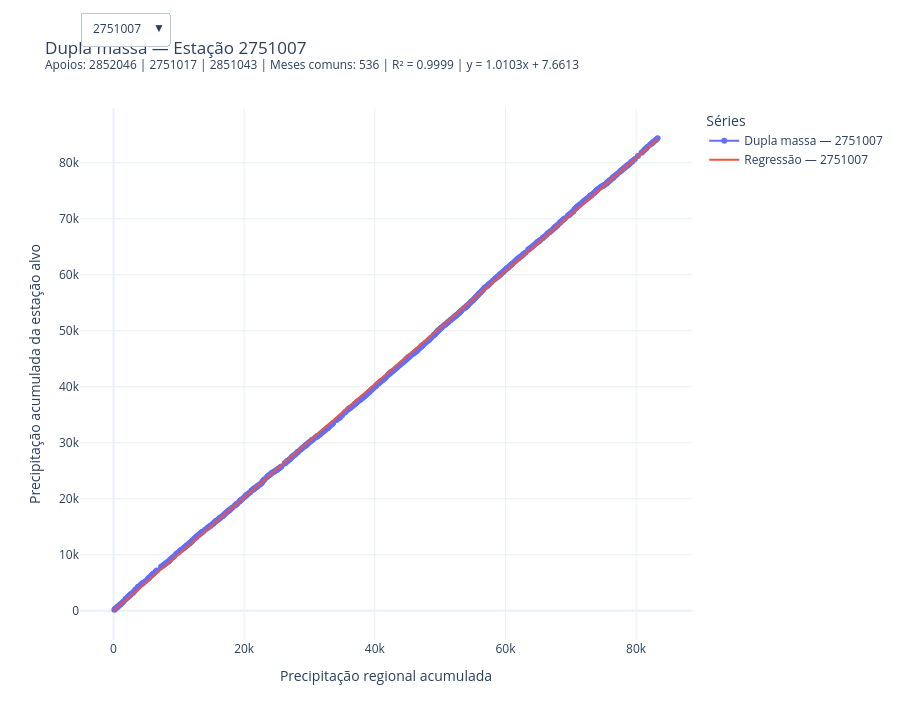

Notebook code for this chart:
### Markdown cell above
## 15. Testes de consistência

### Code cell
testes = []

def add_teste(alvo, numero, nome, ok, detalhe=""):
    testes.append({
        "estacao_alvo": str(alvo),
        "teste": numero,
        "nome": nome,
        "resultado": "OK" if ok else "FALHOU",
        "detalhe": detalhe,
    })
    return bool(ok)

for _, row in resumo_dupla_massa.iterrows():
    alvo = str(row["estacao_alvo"])
    contexto = contextos.get(alvo)
    calculado = row["status"] == "calculado"

    # Teste 1
    t1 = alvo in dados.columns
    add_teste(alvo, 1, "Estação alvo existe no arquivo de precipitação", t1)

    if not calculado:
        # Para estações não calculadas, os demais testes operacionais são registrados
        # como não aplicáveis, sem interromper o processamento de outras estações.
        for num, nome in [
            (2, "Apoios selecionados existem no arquivo"),
            (3, "Nenhum apoio é igual ao alvo"),
            (4, f"No máximo {MAX_APOIOS} apoios utilizados"),
            (5, f"No mínimo {MIN_APOIOS} apoio utilizado"),
            (6, "Selecionadas as maiores disponibilidades entre apoios permitidos"),
            (7, "Período comum sem NaN"),
            (8, "Alvo e apoios usam exatamente as mesmas datas"),
            (9, "Dados em ordem cronológica"),
            (10, "Acumulado regional não diminui"),
            (11, "Acumulado do alvo não diminui"),
            (12, "X e Y possuem o mesmo número de pontos"),
            (13, "R² finito"),
            (14, "Coeficiente angular e intercepto finitos"),
            (15, "Gráfico corresponde aos dados exportados"),
        ]:
            testes.append({
                "estacao_alvo": alvo,
                "teste": num,
                "nome": nome,
                "resultado": "NAO_APLICAVEL",
                "detalhe": f"status=nao_calculado; motivo={row['motivo']}",
            })
        continue

    sel = contexto["selecionados"].copy()
    cand = contexto["candidatos"].copy()
    comum = contexto["grupo_comum"].copy()
    apoios_usados = contexto["apoios_usados"]
    d = dados_dupla_massa.loc[dados_dupla_massa["estacao_alvo"] == alvo].sort_values("data")

    t2 = all(e in dados.columns for e in apoios_usados)
    add_teste(alvo, 2, "Apoios selecionados existem no arquivo", t2)

    t3 = all(e != alvo for e in apoios_usados)
    add_teste(alvo, 3, "Nenhum apoio é igual ao alvo", t3)

    t4 = len(apoios_usados) <= MAX_APOIOS
    add_teste(alvo, 4, f"No máximo {MAX_APOIOS} apoios utilizados", t4)

    t5 = len(apoios_usados) >= MIN_APOIOS
    add_teste(alvo, 5, f"No mínimo {MIN_APOIOS} apoio utilizado", t5)

    # A seleção deve ser exatamente os primeiros MAX_APOIOS após o sort definido.
    esperado = cand.head(MAX_APOIOS)["estacao_apoio"].astype(str).tolist()
    t6 = apoios_usados == esperado
    add_teste(
        alvo, 6,
        "Selecionadas as maiores disponibilidades entre apoios permitidos",
        t6,
        f"selecionados={apoios_usados}; esperado={esperado}"
    )

    t7 = not comum.isna().any().any()
    add_teste(alvo, 7, "Período comum sem NaN", t7)

    # Todos pertencem ao mesmo DataFrame comum, portanto as datas são idênticas.
    t8 = all(comum[c].index.equals(comum.index) for c in [alvo] + apoios_usados)
    add_teste(alvo, 8, "Alvo e apoios usam exatamente as mesmas datas", t8)

    t9 = comum.index.is_monotonic_increasing and d["data"].is_monotonic_increasing
    add_teste(alvo, 9, "Dados em ordem cronológica", t9)

    t10 = bool((d["acumulado_regional"].diff().dropna() >= -1e-12).all())
    add_teste(alvo, 10, "Acumulado regional não diminui", t10)

    t11 = bool((d["acumulado_alvo"].diff().dropna() >= -1e-12).all())
    add_teste(alvo, 11, "Acumulado do alvo não diminui", t11)

    t12 = len(d["acumulado_regional"]) == len(d["acumulado_alvo"])
    add_teste(alvo, 12, "X e Y possuem o mesmo número de pontos", t12)

    t13 = np.isfinite(float(row["r2_dupla_massa"]))
    add_teste(alvo, 13, "R² finito", t13)

    t14 = (
        np.isfinite(float(row["coeficiente_angular"]))
        and np.isfinite(float(row["intercepto"]))
    )
    add_teste(alvo, 14, "Coeficiente angular e intercepto finitos", t14)

    # Reconstrói a figura individual e compara a trace observada com os dados exportáveis.
    fig_check = figura_individual(row)
    trace_obs = fig_check.data[0]
    x_plot = np.asarray(trace_obs.x, dtype=float)
    y_plot = np.asarray(trace_obs.y, dtype=float)
    x_csv = d["acumulado_regional"].to_numpy(dtype=float)
    y_csv = d["acumulado_alvo"].to_numpy(dtype=float)
    t15 = (
        len(x_plot) == len(x_csv)
        and len(y_plot) == len(y_csv)
        and np.allclose(x_plot, x_csv, equal_nan=False)
        and np.allclose(y_plot, y_csv, equal_nan=False)
    )
    add_teste(alvo, 15, "Gráfico corresponde aos dados exportados", t15)

testes_dupla_massa = pd.DataFrame(testes)

# Atualiza resumo com status dos testes por estação.
if not testes_dupla_massa.empty:
    status_testes = {}
    for alvo, grp in testes_dupla_massa.groupby("estacao_alvo"):
        falhas = grp.loc[grp["resultado"] == "FALHOU"]
        status_testes[str(alvo)] = "OK" if falhas.empty else f"FALHOU_{len(falhas)}"
    resumo_dupla_massa["testes_status"] = resumo_dupla_massa["estacao_alvo"].map(status_testes)

# Falha em teste de uma estação calculada não interrompe as demais, mas fica explícita.
falhas_testes = testes_dupla_massa.loc[testes_dupla_massa["resultado"] == "FALHOU"]

testes_dupla_massa.to_csv(
    arquivo_testes, sep=SEP, decimal=DECIMAL, encoding=ENCODING,
    index=False, na_rep=REP_NAN
)

# Reexporta o resumo final com a coluna testes_status atualizada.
resumo_export = resumo_dupla_massa.copy()
for c in ["data_inicial", "data_final"]:
    resumo_export[c] = pd.to_datetime(
        resumo_export[c], errors="coerce"
    ).dt.strftime("%Y-%m")
resumo_export.to_csv(
    arquivo_resumo, sep=SEP, decimal=DECIMAL, encoding=ENCODING,
    index=False, na_rep=REP_NAN
)

print("Resumo dos testes:")
display(testes_dupla_massa["resultado"].value_counts(dropna=False).rename("n").to_frame())

if not falhas_testes.empty:
    warnings.warn(
        f"{len(falhas_testes)} teste(s) falharam. Consulte {arquivo_testes}. "
        "As demais estações continuaram sendo processadas."
    )

print("\nTabela final:")
display(
    resumo_dupla_massa[
        ["estacao_alvo", "estacoes_apoio_utilizadas",
         "n_meses_periodo_comum", "equacao", "r2_dupla_massa",
         "status", "motivo", "testes_status"]
    ]
)

if GRAF.get("exibir_interativo_no_notebook", True):
    fig_interativo.show()

### Figure 1 — Plotly figure (JSON) as saved in the notebook; plotly's stock layout.template omitted (floating-point values rounded to 4 significant figures; data arrays with more than 128 entries replaced by an {"elided": "..."} marker saying what was removed)
{"data": [{"customdata": {"elided": "536x5 mixed values"}, "hovertemplate": "<b>Estação alvo: 2751007</b><br>Data: %{customdata[0]}<br>Precipitação alvo mensal: %{customdata[1]:.3f}<br>Precipitação regional mensal: %{customdata[2]:.3f}<br>Acumulado alvo: %{customdata[3]:.3f}<br>Acumulado regional: %{customdata[4]:.3f}<extra></extra>", "mode": "lines+markers", "name": "Dupla massa — 2751007", "type": "scatter", "visible": true, "x": {"elided": "536 float values"}, "y": {"elided": "536 float values"}}, {"hovertemplate": "<b>Regressão — 2751007</b><br>y = 1.0103x + 7.6613<br>R² = 0.9999<extra></extra>", "mode": "lines", "name": "Regressão — 2751007", "type": "scatter", "visible": true, "x": [0.0, 83290.0], "y": [7.661, 84160.0]}, {"customdata": {"elided": "536x5 mixed values"}, "hovertemplate": "<b>Estação alvo: 2751017</b><br>Data: %{customdata[0]}<br>Precipitação alvo mensal: %{customdata[1]:.3f}<br>Precipitação regional mensal: %{customdata[2]:.3f}<br>Acumulado alvo: %{customdata[3]:.3f}<br>Acumulado regional: %{customdata[4]:.3f}<extra></extra>", "mode": "lines+markers", "name": "Dupla massa — 2751017", "type": "scatter", "visible": false, "x": {"elided": "536 float values"}, "y": {"elided": "536 float values"}}, {"hovertemplate": "<b>Regressão — 2751017</b><br>y = 1.0361x + 127.4185<br>R² = 0.9998<extra></extra>", "mode": "lines", "name": "Regressão — 2751017", "type": "scatter", "visible": false, "x": [0.0, 82970.0], "y": [127.4, 86100.0]}, {"customdata": {"elided": "540x5 mixed values"}, "hovertemplate": "<b>Estação alvo: 2851003</b><br>Data: %{customdata[0]}<br>Precipitação alvo mensal: %{customdata[1]:.3f}<br>Precipitação regional mensal: %{customdata[2]:.3f}<br>Acumulado alvo: %{customdata[3]:.3f}<br>Acumulado regional: %{customdata[4]:.3f}<extra></extra>", "mode": "lines+markers", "name": "Dupla massa — 2851003", "type": "scatter", "visible": false, "x": {"elided": "540 float values"}, "y": {"elided": "540 float values"}}, {"hovertemplate": "<b>Regressão — 2851003</b><br>y = 1.0360x + 663.7919<br>R² = 0.9998<extra></extra>", "mode": "lines", "name": "Regressão — 2851003", "type": "scatter", "visible": false, "x": [0.0, 81190.0], "y": [663.8, 84780.0]}, {"customdata": {"elided": "396x5 mixed values"}, "hovertemplate": "<b>Estação alvo: 2851005</b><br>Data: %{customdata[0]}<br>Precipitação alvo mensal: %{customdata[1]:.3f}<br>Precipitação regional mensal: %{customdata[2]:.3f}<br>Acumulado alvo: %{customdata[3]:.3f}<br>Acumulado regional: %{customdata[4]:.3f}<extra></extra>", "mode": "lines+markers", "name": "Dupla massa — 2851005", "type": "scatter", "visible": false, "x": {"elided": "396 float values"}, "y": {"elided": "396 float values"}}, {"hovertemplate": "<b>Regressão — 2851005</b><br>y = 0.9805x + 569.1068<br>R² = 0.9998<extra></extra>", "mode": "lines", "name": "Regressão — 2851005", "type": "scatter", "visible": false, "x": [0.0, 61410.0], "y": [569.1, 60780.0]}, {"customdata": {"elided": "526x5 mixed values"}, "hovertemplate": "<b>Estação alvo: 2851020</b><br>Data: %{customdata[0]}<br>Precipitação alvo mensal: %{customdata[1]:.3f}<br>Precipitação regional mensal: %{customdata[2]:.3f}<br>Acumulado alvo: %{customdata[3]:.3f}<br>Acumulado regional: %{customdata[4]:.3f}<extra></extra>", "mode": "lines+markers", "name": "Dupla massa — 2851020", "type": "scatter", "visible": false, "x": {"elided": "526 float values"}, "y": {"elided": "526 float values"}}, {"hovertemplate": "<b>Regressão — 2851020</b><br>y = 0.9860x - 366.6839<br>R² = 0.9997<extra></extra>", "mode": "lines", "name": "Regressão — 2851020", "type": "scatter", "visible": false, "x": [0.0, 83310.0], "y": [-366.7, 81780.0]}, {"customdata": {"elided": "540x5 mixed values"}, "hovertemplate": "<b>Estação alvo: 2851021</b><br>Data: %{customdata[0]}<br>Precipitação alvo mensal: %{customdata[1]:.3f}<br>Precipitação regional mensal: %{customdata[2]:.3f}<br>Acumulado alvo: %{customdata[3]:.3f}<br>Acumulado regional: %{customdata[4]:.3f}<extra></extra>", "mode": "lines+markers", "name": "Dupla massa — 2851021", "type": "scatter", "visible": false, "x": {"elided": "540 float values"}, "y": {"elided": "540 float values"}}, {"hovertemplate": "<b>Regressão — 2851021</b><br>y = 0.8631x - 359.4199<br>R² = 0.9998<extra></extra>", "mode": "lines", "name": "Regressão — 2851021", "type": "scatter", "visible": false, "x": [0.0, 84720.0], "y": [-359.4, 72760.0]}, {"customdata": {"elided": "540x5 mixed values"}, "hovertemplate": "<b>Estação alvo: 2851022</b><br>Data: %{customdata[0]}<br>Precipitação alvo mensal: %{customdata[1]:.3f}<br>Precipitação regional mensal: %{customdata[2]:.3f}<br>Acumulado alvo: %{customdata[3]:.3f}<br>Acumulado regional: %{customdata[4]:.3f}<extra></extra>", "mode": "lines+markers", "name": "Dupla massa — 2851022", "type": "scatter", "visible": false, "x": {"elided": "540 float values"}, "y": {"elided": "540 float values"}}, {"hovertemplate": "<b>Regressão — 2851022</b><br>y = 1.0462x + 440.3012<br>R² = 0.9997<extra></extra>", "mode": "lines", "name": "Regressão — 2851022", "type": "scatter", "visible": false, "x": [0.0, 83650.0], "y": [440.3, 87950.0]}, {"customdata": {"elided": "540x5 mixed values"}, "hovertemplate": "<b>Estação alvo: 2851024</b><br>Data: %{customdata[0]}<br>Precipitação alvo mensal: %{customdata[1]:.3f}<br>Precipitação regional mensal: %{customdata[2]:.3f}<br>Acumulado alvo: %{customdata[3]:.3f}<br>Acumulado regional: %{customdata[4]:.3f}<extra></extra>", "mode": "lines+markers", "name": "Dupla massa — 2851024", "type": "scatter", "visible": false, "x": {"elided": "540 float values"}, "y": {"elided": "540 float values"}}, {"hovertemplate": "<b>Regressão — 2851024</b><br>y = 1.0159x - 830.5224<br>R² = 0.9996<extra></extra>", "mode": "lines", "name": "Regressão — 2851024", "type": "scatter", "visible": false, "x": [0.0, 81700.0], "y": [-830.5, 82170.0]}, {"customdata": {"elided": "499x5 mixed values"}, "hovertemplate": "<b>Estação alvo: 2851028</b><br>Data: %{customdata[0]}<br>Precipitação alvo mensal: %{customdata[1]:.3f}<br>Precipitação regional mensal: %{customdata[2]:.3f}<br>Acumulado alvo: %{customdata[3]:.3f}<br>Acumulado regional: %{customdata[4]:.3f}<extra></extra>", "mode": "lines+markers", "name": "Dupla massa — 2851028", "type": "scatter", "visible": false, "x": {"elided": "499 float values"}, "y": {"elided": "499 float values"}}, {"hovertemplate": "<b>Regressão — 2851028</b><br>y = 0.9406x - 134.9829<br>R² = 0.9996<extra></extra>", "mode": "lines", "name": "Regressão — 2851028", "type": "scatter", "visible": false, "x": [0.0, 78050.0], "y": [-135.0, 73280.0]}, {"customdata": {"elided": "536x5 mixed values"}, "hovertemplate": "<b>Estação alvo: 2851043</b><br>Data: %{customdata[0]}<br>Precipitação alvo mensal: %{customdata[1]:.3f}<br>Precipitação regional mensal: %{customdata[2]:.3f}<br>Acumulado alvo: %{customdata[3]:.3f}<br>Acumulado regional: %{customdata[4]:.3f}<extra></extra>", "mode": "lines+markers", "name": "Dupla massa — 2851043", "type": "scatter", "visible": false, "x": {"elided": "536 float values"}, "y": {"elided": "536 float values"}}, {"hovertemplate": "<b>Regressão — 2851043</b><br>y = 0.9298x + 415.8849<br>R² = 0.9997<extra></extra>", "mode": "lines", "name": "Regressão — 2851043", "type": "scatter", "visible": false, "x": [0.0, 84800.0], "y": [415.9, 79270.0]}, {"customdata": {"elided": "444x5 mixed values"}, "hovertemplate": "<b>Estação alvo: 2851044</b><br>Data: %{customdata[0]}<br>Precipitação alvo mensal: %{customdata[1]:.3f}<br>Precipitação regional mensal: %{customdata[2]:.3f}<br>Acumulado alvo: %{customdata[3]:.3f}<br>Acumulado regional: %{customdata[4]:.3f}<extra></extra>", "mode": "lines+markers", "name": "Dupla massa — 2851044", "type": "scatter", "visible": false, "x": {"elided": "444 float values"}, "y": {"elided": "444 float values"}}, {"hovertemplate": "<b>Regressão — 2851044</b><br>y = 1.0299x + 17.5476<br>R² = 0.9997<extra></extra>", "mode": "lines", "name": "Regressão — 2851044", "type": "scatter", "visible": false, "x": [0.0, 66770.0], "y": [17.55, 68790.0]}, {"customdata": {"elided": "540x5 mixed values"}, "hovertemplate": "<b>Estação alvo: 2852004</b><br>Data: %{customdata[0]}<br>Precipitação alvo mensal: %{customdata[1]:.3f}<br>Precipitação regional mensal: %{customdata[2]:.3f}<br>Acumulado alvo: %{customdata[3]:.3f}<br>Acumulado regional: %{customdata[4]:.3f}<extra></extra>", "mode": "lines+markers", "name": "Dupla massa — 2852004", "type": "scatter", "visible": false, "x": {"elided": "540 float values"}, "y": {"elided": "540 float values"}}, {"hovertemplate": "<b>Regressão — 2852004</b><br>y = 0.9873x - 32.9858<br>R² = 0.9998<extra></extra>", "mode": "lines", "name": "Regressão — 2852004", "type": "scatter", "visible": false, "x": [0.0, 84720.0], "y": [-32.99, 83610.0]}, {"customdata": {"elided": "502x5 mixed values"}, "hovertemplate": "<b>Estação alvo: 2852014</b><br>Data: %{customdata[0]}<br>Precipitação alvo mensal: %{customdata[1]:.3f}<br>Precipitação regional mensal: %{customdata[2]:.3f}<br>Acumulado alvo: %{customdata[3]:.3f}<br>Acumulado regional: %{customdata[4]:.3f}<extra></extra>", "mode": "lines+markers", "name": "Dupla massa — 2852014", "type": "scatter", "visible": false, "x": {"elided": "502 float values"}, "y": {"elided": "502 float values"}}, {"hovertemplate": "<b>Regressão — 2852014</b><br>y = 1.0211x + 4.5013<br>R² = 0.9997<extra></extra>", "mode": "lines", "name": "Regressão — 2852014", "type": "scatter", "visible": false, "x": [0.0, 78000.0], "y": [4.501, 79650.0]}, {"customdata": {"elided": "396x5 mixed values"}, "hovertemplate": "<b>Estação alvo: 2852016</b><br>Data: %{customdata[0]}<br>Precipitação alvo mensal: %{customdata[1]:.3f}<br>Precipitação regional mensal: %{customdata[2]:.3f}<br>Acumulado alvo: %{customdata[3]:.3f}<br>Acumulado regional: %{customdata[4]:.3f}<extra></extra>", "mode": "lines+markers", "name": "Dupla massa — 2852016", "type": "scatter", "visible": false, "x": {"elided": "396 float values"}, "y": {"elided": "396 float values"}}, {"hovertemplate": "<b>Regressão — 2852016</b><br>y = 1.0132x - 72.8304<br>R² = 0.9998<extra></extra>", "mode": "lines", "name": "Regressão — 2852016", "type": "scatter", "visible": false, "x": [0.0, 61130.0], "y": [-72.83, 61860.0]}, {"customdata": {"elided": "501x5 mixed values"}, "hovertemplate": "<b>Estação alvo: 2852031</b><br>Data: %{customdata[0]}<br>Precipitação alvo mensal: %{customdata[1]:.3f}<br>Precipitação regional mensal: %{customdata[2]:.3f}<br>Acumulado alvo: %{customdata[3]:.3f}<br>Acumulado regional: %{customdata[4]:.3f}<extra></extra>", "mode": "lines+markers", "name": "Dupla massa — 2852031", "type": "scatter", "visible": false, "x": {"elided": "501 float values"}, "y": {"elided": "501 float values"}}, {"hovertemplate": "<b>Regressão — 2852031</b><br>y = 0.9745x + 386.1660<br>R² = 0.9997<extra></extra>", "mode": "lines", "name": "Regressão — 2852031", "type": "scatter", "visible": false, "x": [0.0, 77770.0], "y": [386.2, 76170.0]}, {"customdata": {"elided": "536x5 mixed values"}, "hovertemplate": "<b>Estação alvo: 2852046</b><br>Data: %{customdata[0]}<br>Precipitação alvo mensal: %{customdata[1]:.3f}<br>Precipitação regional mensal: %{customdata[2]:.3f}<br>Acumulado alvo: %{customdata[3]:.3f}<br>Acumulado regional: %{customdata[4]:.3f}<extra></extra>", "mode": "lines+markers", "name": "Dupla massa — 2852046", "type": "scatter", "visible": false, "x": {"elided": "536 float values"}, "y": {"elided": "536 float values"}}, {"hovertemplate": "<b>Regressão — 2852046</b><br>y = 1.0253x - 551.1475<br>R² = 0.9998<extra></extra>", "mode": "lines", "name": "Regressão — 2852046", "type": "scatter", "visible": false, "x": [0.0, 83150.0], "y": [-551.1, 84710.0]}, {"customdata": {"elided": "435x5 mixed values"}, "hovertemplate": "<b>Estação alvo: 2951010</b><br>Data: %{customdata[0]}<br>Precipitação alvo mensal: %{customdata[1]:.3f}<br>Precipitação regional mensal: %{customdata[2]:.3f}<br>Acumulado alvo: %{customdata[3]:.3f}<br>Acumulado regional: %{customdata[4]:.3f}<extra></extra>", "mode": "lines+markers", "name": "Dupla massa — 2951010", "type": "scatter", "visible": false, "x": {"elided": "435 float values"}, "y": {"elided": "435 float values"}}, {"hovertemplate": "<b>Regressão — 2951010</b><br>y = 0.9441x - 1518.2538<br>R² = 0.9995<extra></extra>", "mode": "lines", "name": "Regressão — 2951010", "type": "scatter", "visible": false, "x": [0.0, 61740.0], "y": [-1518.0, 56770.0]}, {"customdata": {"elided": "454x5 mixed values"}, "hovertemplate": "<b>Estação alvo: 2951070</b><br>Data: %{customdata[0]}<br>Precipitação alvo mensal: %{customdata[1]:.3f}<br>Precipitação regional mensal: %{customdata[2]:.3f}<br>Acumulado alvo: %{customdata[3]:.3f}<br>Acumulado regional: %{customdata[4]:.3f}<extra></extra>", "mode": "lines+markers", "name": "Dupla massa — 2951070", "type": "scatter", "visible": false, "x": {"elided": "454 float values"}, "y": {"elided": "454 float values"}}, {"hovertemplate": "<b>Regressão — 2951070</b><br>y = 0.9636x + 222.9877<br>R² = 0.9998<extra></extra>", "mode": "lines", "name": "Regressão — 2951070", "type": "scatter", "visible": false, "x": [0.0, 67890.0], "y": [223.0, 65650.0]}, {"customdata": {"elided": "497x5 mixed values"}, "hovertemplate": "<b>Estação alvo: 83914</b><br>Data: %{customdata[0]}<br>Precipitação alvo mensal: %{customdata[1]:.3f}<br>Precipitação regional mensal: %{customdata[2]:.3f}<br>Acumulado alvo: %{customdata[3]:.3f}<br>Acumulado regional: %{customdata[4]:.3f}<extra></extra>", "mode": "lines+markers", "name": "Dupla massa — 83914", "type": "scatter", "visible": false, "x": {"elided": "497 float values"}, "y": {"elided": "497 float values"}}, {"hovertemplate": "<b>Regressão — 83914</b><br>y = 1.0249x - 1536.9437<br>R² = 0.9994<extra></extra>", "mode": "lines", "name": "Regressão — 83914", "type": "scatter", "visible": false, "x": [0.0, 79680.0], "y": [-1537.0, 80130.0]}], "layout": {"annotations": [{"showarrow": false, "text": "Selecionar estação:", "x": 0, "xanchor": "left", "xref": "paper", "y": 1.245, "yref": "paper"}], "height": 720, "hovermode": "closest", "legend": {"title": {"text": "Séries"}}, "title": {"text": "Dupla massa — Estação 2751007<br><sup>Apoios: 2852046 | 2751017 | 2851043 | Meses comuns: 536 | R² = 0.9999 | y = 1.0103x + 7.6613</sup>"}, "updatemenus": [{"buttons": [{"args": [{"visible": [true, true, false, false, false, false, false, false, false, false, false, false, false, false, false, false, false, false, false, false, false, false, false, false, false, false, false, false, false, false, false, false, false, false, false, false, false, false]}, {"title": {"text": "Dupla massa — Estação 2751007<br><sup>Apoios: 2852046 | 2751017 | 2851043 | Meses comuns: 536 | R² = 0.9999 | y = 1.0103x + 7.6613</sup>"}}], "label": "2751007", "method": "update"}, {"args": [{"visible": [false, false, true, true, false, false, false, false, false, false, false, false, false, false, false, false, false, false, false, false, false, false, false, false, false, false, false, false, false, false, false, false, false, false, false, false, false, false]}, {"title": {"text": "Dupla massa — Estação 2751017<br><sup>Apoios: 2751007 | 2852046 | 2851043 | Meses comuns: 536 | R² = 0.9998 | y = 1.0361x + 127.4185</sup>"}}], "label": "2751017", "method": "update"}, {"args": [{"visible": [false, false, false, false, true, true, false, false, false, false, false, false, false, false, false, false, false, false, false, false, false, false, false, false, false, false, false, false, false, false, false, false, false, false, false, false, false, false]}, {"title": {"text": "Dupla massa — Estação 2851003<br><sup>Apoios: 2851024 | 2851021 | 2851022 | Meses comuns: 540 | R² = 0.9998 | y = 1.0360x + 663.7919</sup>"}}], "label": "2851003", "method": "update"}, {"args": [{"visible": [false, false, false, false, false, false, true, true, false, false, false, false, false, false, false, false, false, false, false, false, false, false, false, false, false, false, false, false, false, false, false, false, false, false, false, false, false, false]}, {"title": {"text": "Dupla massa — Estação 2851005<br><sup>Apoios: 2851022 | 2851024 | 2851020 | Meses comuns: 396 | R² = 0.9998 | y = 0.9805x + 569.1068</sup>"}}], "label": "2851005", "method": "update"}, {"args": [{"visible": [false, false, false, false, false, false, false, false, true, true, false, false, false, false, false, false, false, false, false, false, false, false, false, false, false, false, false, false, false, false, false, false, false, false, false, false, false, false]}, {"title": {"text": "Dupla massa — Estação 2851020<br><sup>Apoios: 2852046 | 2851022 | 2751007 | Meses comuns: 526 | R² = 0.9997 | y = 0.9860x - 366.6839</sup>"}}], "label": "2851020", "method": "update"}, {"args": [{"visible": [false, false, false, false, false, false, false, false, false, false, true, true, false, false, false, false, false, false, false, false, false, false, false, false, false, false, false, false, false, false, false, false, false, false, false, false, false, false]}, {"title": {"text": "Dupla massa — Estação 2851021<br><sup>Apoios: 2851024 | 2851003 | 2851022 | Meses comuns: 540 | R² = 0.9998 | y = 0.8631x - 359.4199</sup>"}}], "label": "2851021", "method": "update"}, {"args": [{"visible": [false, false, false, false, false, false, false, false, false, false, false, false, true, true, false, false, false, false, false, false, false, false, false, false, false, false, false, false, false, false, false, false, false, false, false, false, false, false]}, {"title": {"text": "Dupla massa — Estação 2851022<br><sup>Apoios: 2851024 | 2851003 | 2852004 | Meses comuns: 540 | R² = 0.9997 | y = 1.0462x + 440.3012</sup>"}}], "label": "2851022", "method": "update"}, {"args": [{"visible": [false, false, false, false, false, false, false, false, false, false, false, false, false, false, true, true, false, false, false, false, false, false, false, false, false, false, false, false, false, false, false, false, false, false, false, false, false, false]}, {"title": {"text": "Dupla massa — Estação 2851024<br><sup>Apoios: 2851003 | 2851021 | 2851022 | Meses comuns: 540 | R² = 0.9996 | y = 1.0159x - 830.5224</sup>"}}], "label": "2851024", "method": "update"}, {"args": [{"visible": [false, false, false, false, false, false, false, false, false, false, false, false, false, false, false, false, true, true, false, false, false, false, false, false, false, false, false, false, false, false, false, false, false, false, false, false, false, false]}, {"title": {"text": "Dupla massa — Estação 2851028<br><sup>Apoios: 2851022 | 2851024 | 2852046 | Meses comuns: 499 | R² = 0.9996 | y = 0.9406x - 134.9829</sup>"}}], "label": "2851028", "method": "update"}, {"args": [{"visible": [false, false, false, false, false, false, false, false, false, false, false, false, false, false, false, false, false, false, true, true, false, false, false, false, false, false, false, false, false, false, false, false, false, false, false, false, false, false]}, {"title": {"text": "Dupla massa — Estação 2851043<br><sup>Apoios: 2751007 | 2852046 | 2751017 | Meses comuns: 536 | R² = 0.9997 | y = 0.9298x + 415.8849</sup>"}}], "label": "2851043", "method": "update"}, {"args": [{"visible": [false, false, false, false, false, false, false, false, false, false, false, false, false, false, false, false, false, false, false, false, true, true, false, false, false, false, false, false, false, false, false, false, false, false, false, false, false, false]}, {"title": {"text": "Dupla massa — Estação 2851044<br><sup>Apoios: 2851024 | 2851021 | 2851003 | Meses comuns: 444 | R² = 0.9997 | y = 1.0299x + 17.5476</sup>"}}], "label": "2851044", "method": "update"}, {"args": [{"visible": [false, false, false, false, false, false, false, false, false, false, false, false, false, false, false, false, false, false, false, false, false, false, true, true, false, false, false, false, false, false, false, false, false, false, false, false, false, false]}, {"title": {"text": "Dupla massa — Estação 2852004<br><sup>Apoios: 2851024 | 2851022 | 2851003 | Meses comuns: 540 | R² = 0.9998 | y = 0.9873x - 32.9858</sup>"}}], "label": "2852004", "method": "update"}, {"args": [{"visible": [false, false, false, false, false, false, false, false, false, false, false, false, false, false, false, false, false, false, false, false, false, false, false, false, true, true, false, false, false, false, false, false, false, false, false, false, false, false]}, {"title": {"text": "Dupla massa — Estação 2852014<br><sup>Apoios: 2852004 | 2851024 | 2851022 | Meses comuns: 502 | R² = 0.9997 | y = 1.0211x + 4.5013</sup>"}}], "label": "2852014", "method": "update"}, {"args": [{"visible": [false, false, false, false, false, false, false, false, false, false, false, false, false, false, false, false, false, false, false, false, false, false, false, false, false, false, true, true, false, false, false, false, false, false, false, false, false, false]}, {"title": {"text": "Dupla massa — Estação 2852016<br><sup>Apoios: 2851022 | 2851024 | 2852004 | Meses comuns: 396 | R² = 0.9998 | y = 1.0132x - 72.8304</sup>"}}], "label": "2852016", "method": "update"}, {"args": [{"visible": [false, false, false, false, false, false, false, false, false, false, false, false, false, false, false, false, false, false, false, false, false, false, false, false, false, false, false, false, true, true, false, false, false, false, false, false, false, false]}, {"title": {"text": "Dupla massa — Estação 2852031<br><sup>Apoios: 2851022 | 2852004 | 2851024 | Meses comuns: 501 | R² = 0.9997 | y = 0.9745x + 386.1660</sup>"}}], "label": "2852031", "method": "update"}, {"args": [{"visible": [false, false, false, false, false, false, false, false, false, false, false, false, false, false, false, false, false, false, false, false, false, false, false, false, false, false, false, false, false, false, true, true, false, false, false, false, false, false]}, {"title": {"text": "Dupla massa — Estação 2852046<br><sup>Apoios: 2751007 | 2751017 | 2851043 | Meses comuns: 536 | R² = 0.9998 | y = 1.0253x - 551.1475</sup>"}}], "label": "2852046", "method": "update"}, {"args": [{"visible": [false, false, false, false, false, false, false, false, false, false, false, false, false, false, false, false, false, false, false, false, false, false, false, false, false, false, false, false, false, false, false, false, true, true, false, false, false, false]}, {"title": {"text": "Dupla massa — Estação 2951010<br><sup>Apoios: 2951070 | Meses comuns: 435 | R² = 0.9995 | y = 0.9441x - 1518.2538</sup>"}}], "label": "2951010", "method": "update"}, {"args": [{"visible": [false, false, false, false, false, false, false, false, false, false, false, false, false, false, false, false, false, false, false, false, false, false, false, false, false, false, false, false, false, false, false, false, false, false, true, true, false, false]}, {"title": {"text": "Dupla massa — Estação 2951070<br><sup>Apoios: 2851024 | 2851003 | 2851021 | Meses comuns: 454 | R² = 0.9998 | y = 0.9636x + 222.9877</sup>"}}], "label": "2951070", "method": "update"}, {"args": [{"visible": [false, false, false, false, false, false, false, false, false, false, false, false, false, false, false, false, false, false, false, false, false, false, false, false, false, false, false, false, false, false, false, false, false, false, false, false, true, true]}, {"title": {"text": "Dupla massa — Estação 83914<br><sup>Apoios: 2852046 | 2751007 | 2851022 | Meses comuns: 497 | R² = 0.9994 | y = 1.0249x - 1536.9437</sup>"}}], "label": "83914", "method": "update"}], "direction": "down", "showactive": true, "x": 0, "xanchor": "left", "y": 1.18, "yanchor": "top"}], "xaxis": {"title": {"text": "Precipitação regional acumulada"}}, "yaxis": {"title": {"text": "Precipitação acumulada da estação alvo"}}}}
